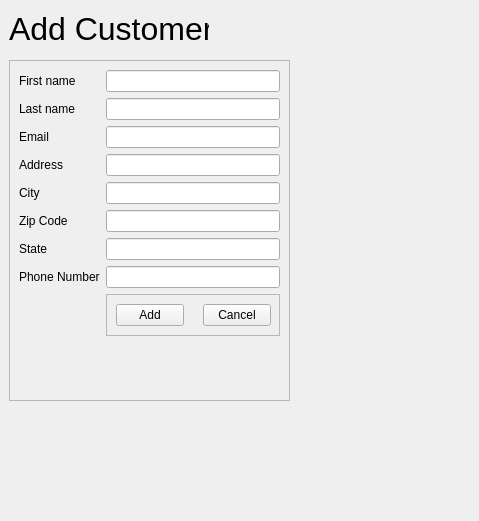
<?xml version="1.0" encoding="UTF-8"?>
<ui version="4.0">
 <class>addCustomer</class>
 <widget class="QWidget" name="addCustomer">
  <property name="geometry">
   <rect>
    <x>0</x>
    <y>0</y>
    <width>479</width>
    <height>521</height>
   </rect>
  </property>
  <property name="windowTitle">
   <string>Form</string>
  </property>
  <widget class="QLabel" name="label">
   <property name="geometry">
    <rect>
     <x>9</x>
     <y>9</y>
     <width>200</width>
     <height>39</height>
    </rect>
   </property>
   <property name="font">
    <font>
     <pointsize>24</pointsize>
    </font>
   </property>
   <property name="text">
    <string>Add Customer</string>
   </property>
  </widget>
  <widget class="QFrame" name="frame">
   <property name="geometry">
    <rect>
     <x>9</x>
     <y>60</y>
     <width>281</width>
     <height>341</height>
    </rect>
   </property>
   <property name="frameShape">
    <enum>QFrame::StyledPanel</enum>
   </property>
   <property name="frameShadow">
    <enum>QFrame::Raised</enum>
   </property>
   <layout class="QFormLayout" name="formLayout">
    <item row="0" column="0">
     <widget class="QLabel" name="firstName">
      <property name="text">
       <string>First name</string>
      </property>
     </widget>
    </item>
    <item row="0" column="1">
     <widget class="QLineEdit" name="cusfirstName">
      <property name="text">
       <string/>
      </property>
     </widget>
    </item>
    <item row="2" column="0">
     <widget class="QLabel" name="lastName">
      <property name="text">
       <string>Last name</string>
      </property>
     </widget>
    </item>
    <item row="2" column="1">
     <widget class="QLineEdit" name="cuslastName"/>
    </item>
    <item row="4" column="0">
     <widget class="QLabel" name="email">
      <property name="text">
       <string>Email</string>
      </property>
     </widget>
    </item>
    <item row="4" column="1">
     <widget class="QLineEdit" name="cusemail"/>
    </item>
    <item row="6" column="0">
     <widget class="QLabel" name="address">
      <property name="text">
       <string>Address</string>
      </property>
     </widget>
    </item>
    <item row="6" column="1">
     <widget class="QLineEdit" name="cusaddress"/>
    </item>
    <item row="8" column="0">
     <widget class="QLabel" name="city">
      <property name="text">
       <string>City</string>
      </property>
     </widget>
    </item>
    <item row="8" column="1">
     <widget class="QLineEdit" name="cuscity"/>
    </item>
    <item row="10" column="0">
     <widget class="QLabel" name="zipCode">
      <property name="text">
       <string>Zip Code</string>
      </property>
     </widget>
    </item>
    <item row="10" column="1">
     <widget class="QLineEdit" name="cuszipCode"/>
    </item>
    <item row="12" column="0">
     <widget class="QLabel" name="state">
      <property name="text">
       <string>State</string>
      </property>
     </widget>
    </item>
    <item row="12" column="1">
     <widget class="QLineEdit" name="cusstate"/>
    </item>
    <item row="14" column="0">
     <widget class="QLabel" name="phoneNumber">
      <property name="text">
       <string>Phone Number</string>
      </property>
     </widget>
    </item>
    <item row="14" column="1">
     <widget class="QLineEdit" name="cusphoneNumber">
      <property name="text">
       <string/>
      </property>
     </widget>
    </item>
    <item row="16" column="0">
     <widget class="QLabel" name="errorLabel">
      <property name="text">
       <string/>
      </property>
     </widget>
    </item>
    <item row="16" column="1">
     <widget class="QFrame" name="frame_2">
      <property name="frameShape">
       <enum>QFrame::StyledPanel</enum>
      </property>
      <property name="frameShadow">
       <enum>QFrame::Raised</enum>
      </property>
      <layout class="QHBoxLayout" name="horizontalLayout">
       <item>
        <widget class="QPushButton" name="addButton">
         <property name="text">
          <string>Add</string>
         </property>
        </widget>
       </item>
       <item>
        <widget class="QLabel" name="errorLabel2_2">
         <property name="text">
          <string/>
         </property>
        </widget>
       </item>
       <item>
        <widget class="QPushButton" name="cancelButton">
         <property name="text">
          <string>Cancel</string>
         </property>
        </widget>
       </item>
      </layout>
     </widget>
    </item>
    <item row="17" column="0">
     <widget class="QLabel" name="errorLabel2">
      <property name="text">
       <string/>
      </property>
     </widget>
    </item>
    <item row="17" column="1">
     <widget class="QLabel" name="errorLabel_2">
      <property name="text">
       <string/>
      </property>
     </widget>
    </item>
   </layout>
  </widget>
 </widget>
 <resources/>
 <connections/>
</ui>
